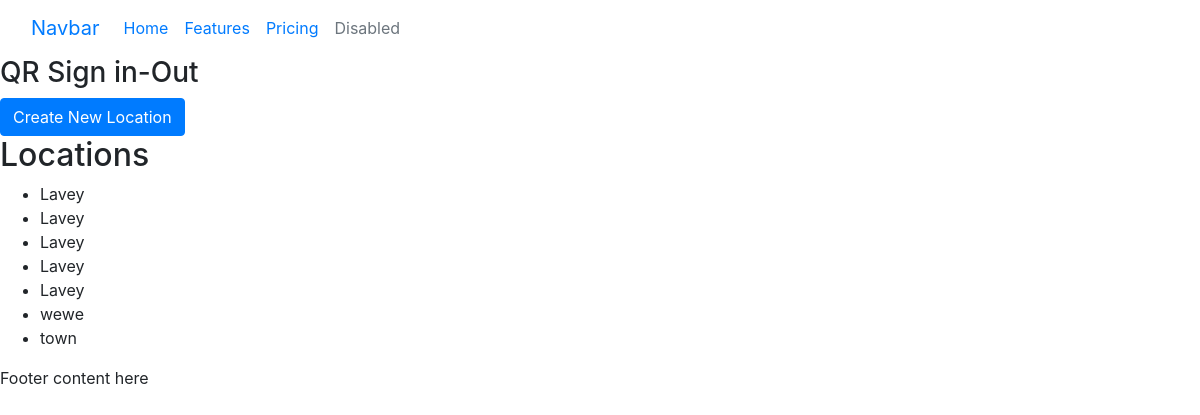
Before: /locations/ (signed in) with the older database file.
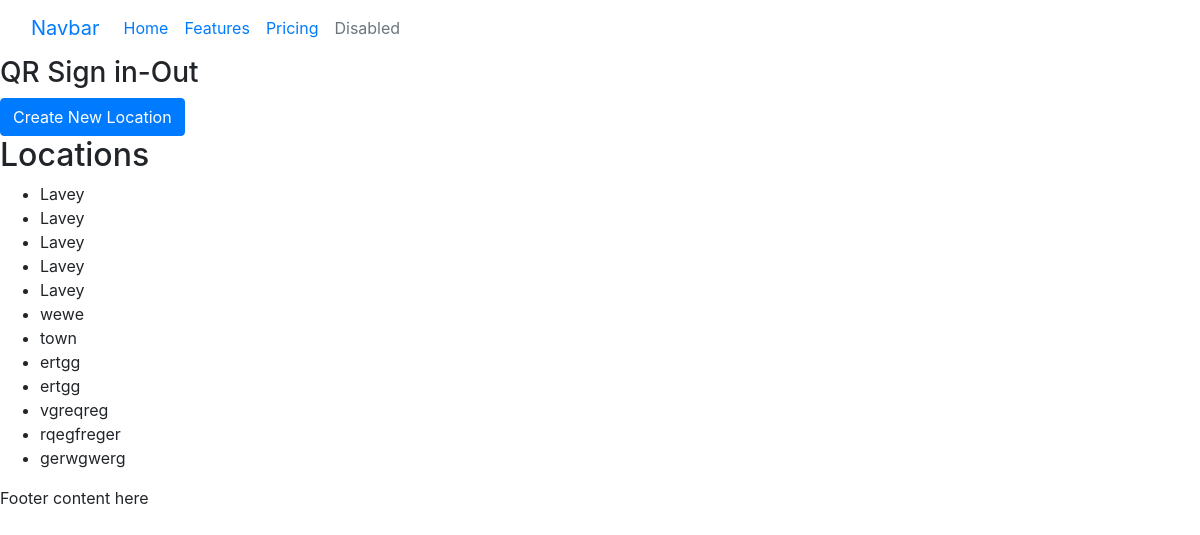
After: the same page with the newer database file.
### register_app/models.py (models this page shows, shortened)
class Location(models.Model):
    name = models.CharField(max_length=200)
    address = models.TextField()
    description = models.TextField()
    is_active = models.BooleanField(default=True)
    qr_code = models.FileField(upload_to='qr_codes/', null=True, blank=True)

### register_app/views.py (the view)
# urls.py: path('locations/', views.location_list, name='location_list'),
@user_passes_test(is_admin, login_url='/no_access/')
@login_required
def location_list(request):
    locations = Location.objects.filter(is_active=True)
    return render(request, 'register_app/location_list.html', {'locations': locations})

### register_app/views.py (called while the page is built)
def is_admin(user):
    return user.is_superuser or user.is_staff

### register_app/templates/register_app/location_list.html (shortened to what this page needs)
{% extends "base.html" %}
{% load static %}
{% block content %}
<button type="button" class="btn btn-primary" data-toggle="modal" data-target="#createLocationModal">
    Create New Location
</button>
<h2>Locations</h2>
<ul>
    {% for location in locations %}
    <li>{{ location.name }}</li>
    {% endfor %}
</ul>
{% endblock %}

Changed rows visible on the page:
added Location: name "ertgg"
added Location: name "ertgg"
added Location: name "vgreqreg"
added Location: name "rqegfreger"
added Location: name "gerwgwerg"
